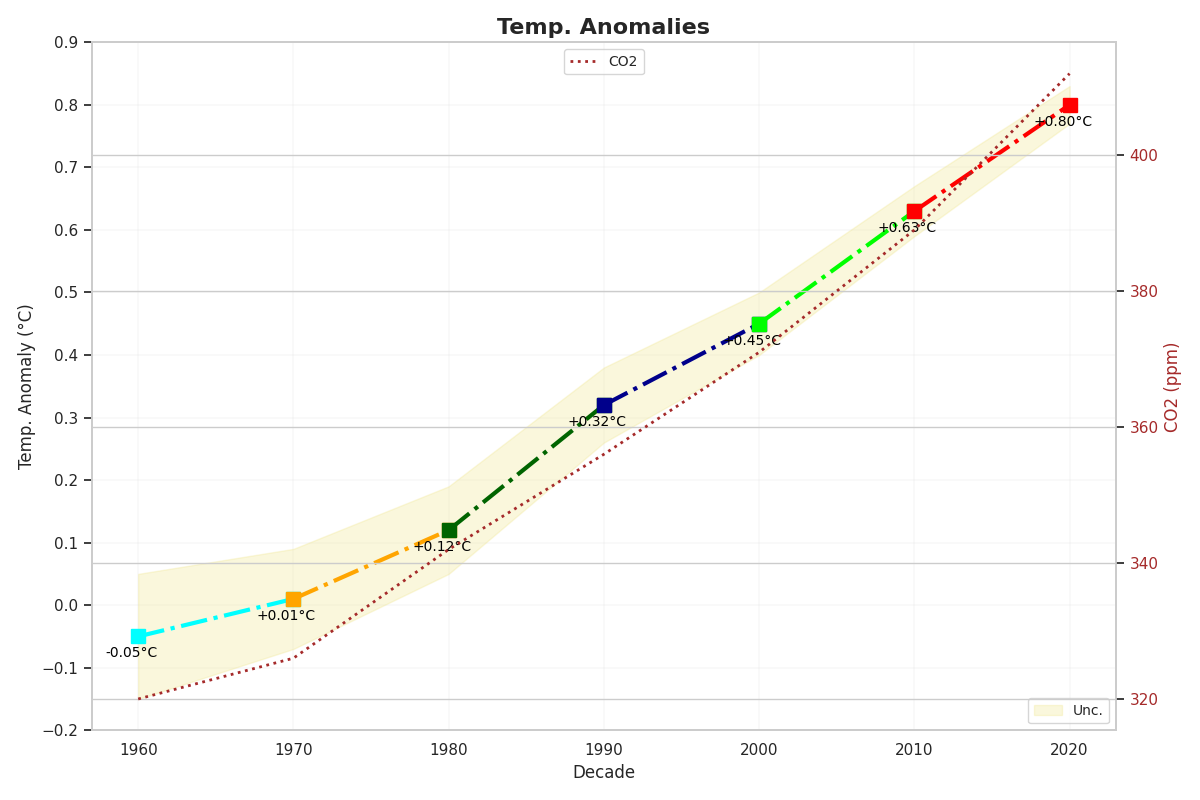

Reproduce this figure in Python.
import matplotlib.pyplot as plt
import numpy as np
import matplotlib.cm as cm
import matplotlib.colors as mcolors

decades = np.array([1960, 1970, 1980, 1990, 2000, 2010, 2020])
temperature_anomalies = np.array([-0.05, 0.01, 0.12, 0.32, 0.45, 0.63, 0.80])
uncertainties = np.array([0.1, 0.08, 0.07, 0.06, 0.05, 0.04, 0.03])

# Swapping colormap for a shuffled effect
shuffled_colors = ['aqua', 'orange', 'darkgreen', 'darkblue', 'lime', 'red', 'blue']

fig, ax = plt.subplots(figsize=(12, 8))

ax.fill_between(decades, temperature_anomalies - uncertainties, temperature_anomalies + uncertainties, 
                color='khaki', alpha=0.3, label='Unc.')

for i in range(len(decades) - 1):
    ax.plot(decades[i:i+2], temperature_anomalies[i:i+2], marker='s', 
            color=shuffled_colors[i], markersize=10, linewidth=3, linestyle='-.')

for decade, anomaly in zip(decades, temperature_anomalies):
    ax.annotate(f'{anomaly:+.2f}°C', xy=(decade, anomaly), xytext=(-5, -15),
                textcoords='offset points', ha='center', fontsize=10, color='black')

ax.set_title('Temp. Anomalies', fontsize=16, fontweight='bold')
ax.set_xlabel('Decade', fontsize=12)
ax.set_ylabel('Temp. Anomaly (°C)', fontsize=12)

ax.grid(True, which='both', linestyle='-', linewidth=0.3, alpha=0.5)
ax.set_axisbelow(True)

ax.set_yticks(np.arange(-0.2, 1.0, 0.1))

ax.legend(loc='lower right', fontsize=10)

co2_levels = np.array([320, 326, 342, 356, 371, 389, 412])
ax2 = ax.twinx()

# Changing color for the CO2 line as well
ax2.plot(decades, co2_levels, color='brown', linestyle=':', linewidth=2, label='CO2')
ax2.set_ylabel('CO2 (ppm)', fontsize=12, color='brown')
ax2.tick_params(axis='y', labelcolor='brown')
ax2.legend(loc='upper center', fontsize=10)

plt.tight_layout()
plt.show()
